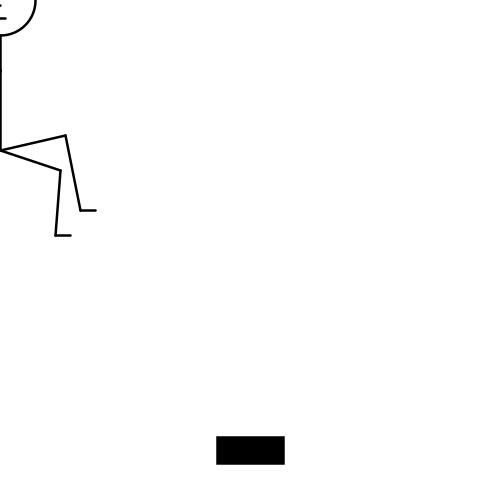
Frame 1 (no input)
Frame 60 (the mouse pressed at the canvas centre just before this capture): identical to frame 1, image omitted
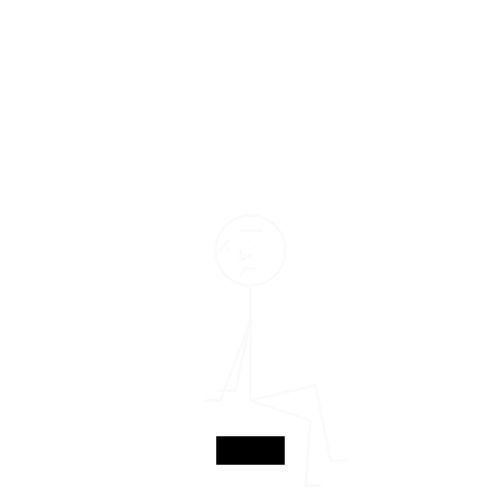
Frame 120 (the mouse held since frame 60 and released just before this capture)

The Processing sketch that drew these frames (run headless with seeded random() and noise(); from frame 60 on, the mouse is pressed at the canvas centre):

// Processing sketch: toki_1_4
// ── toki_1_4.pde
/*
* Author: Elohim Guevara
* Sketch name: toki_1_4.pde
*/

// Variables for button
boolean button = false;
// Refactor of variables for button
float x_pos;
float y_pos;
int widthButton = 70;
int heightButton = 30;
// Variables for background color
float R = 150;
float G;
float B = 170;

void setup() {
  // Sketch window size
  size(500, 500);
  smooth();
  frameRate(30);
  
  x_pos = width/2;
  y_pos = height/2+200;
}

void draw() {
  // Button
  G = random(0, 255);
  rectMode(CENTER);
  strokeWeight(1.5);
  
  if (button) {
    background(R, G, B);
    fill(255);
    stroke(0);
  } else {
    background(255);
    fill(0);
    stroke(255);
  }
  rect(x_pos, y_pos, widthButton, heightButton);

  // Setup settings to toki shape
  noFill();
  strokeWeight(2.5);
  stroke(mouseY);

  /* Toki FACE */
  ellipse(mouseX, mouseY, 70, 70); // head
  // The face is drawn according to the mouse location 
  // and the previous mouse location
  line(mouseX-30, mouseY, pmouseX-22, pmouseY-10); // right eyebrow
  point(mouseX-22, pmouseY); // right eye
  line(mouseX-10, mouseY-20, pmouseX+10, pmouseY-20); // left eyebrow
  point(mouseX, pmouseY-10); // left eye
  line(mouseX-10, mouseY, pmouseX-10, pmouseY+10); // nose
  line(mouseX-10, mouseY+10, pmouseX, pmouseY+5); // nose
  line(mouseX-10, mouseY+25, pmouseX-5, pmouseY+18); // mouth
  line(mouseX-5, mouseY+18, pmouseX+5, pmouseY+18); // mouth

  /* Toki REST OF BODY */
  line(mouseX, mouseY+35, mouseX, mouseY+150); // column
  line(mouseX, mouseY+70, mouseX-30, mouseY+150); // right arm
  line(mouseX-45, mouseY+150, mouseX-30, mouseY+150); // right hand
  line(mouseX, mouseY+70, mouseX-15, mouseY+140); // left arm
  line(mouseX-30, mouseY+140, mouseX-15, mouseY+140); // left hand
  // The legs are drawn according to the mouse location 
  // and the previous mouse location 
  line(mouseX, mouseY+150, pmouseX+65, pmouseY+135); // left leg
  line(mouseX+65, mouseY+135, pmouseX+80, pmouseY+210); // left leg
  line(mouseX+80, mouseY+210, pmouseX+95, pmouseY+210); // left foot
  line(mouseX, mouseY+150, pmouseX+60, pmouseY+170); // right leg
  line(mouseX+60, mouseY+170, pmouseX+55, pmouseY+235); // right leg
  line(mouseX+55, mouseY+235, pmouseX+70, pmouseY+235); // right foot
}

void mousePressed() {
  if (mouseX >= x_pos-(widthButton/2) && mouseX < x_pos+(widthButton/2) && mouseY >= y_pos-(heightButton/2) && mouseY < y_pos+(heightButton/2)) {
    button = !button;
  }
}
